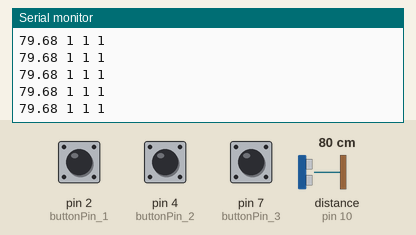
This sketch was run on a simulated Arduino Uno, built with avr-gcc and run on an emulated ATmega328P. Shown: the last lines printed to the serial monitor. Wiring (inferred from the names in the program): ultrasonic range finder: trigger pin 9; echo pin 10. The test bench sets the inputs (shaded band); at power-on: distance to the obstacle (sensor on pin 10) 80 cm, pin 2 (buttonPin_1) HIGH, pin 4 (buttonPin_2) HIGH, pin 7 (buttonPin_3) HIGH. The echo pulse lasts 58.3 µs per cm.

Above: at 1.2 s.
1.3 s: distance to the obstacle (sensor on pin 10) set to 2 cm
At 1.36 s:
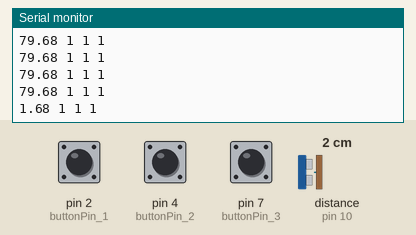
2.8 s: pin 2 (buttonPin_1) pulled LOW for 0.15 s
At 2.84 s:
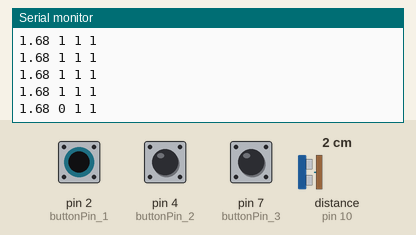
4.4 s: pin 4 (buttonPin_2) pulled LOW for 0.15 s
At 4.43 s:
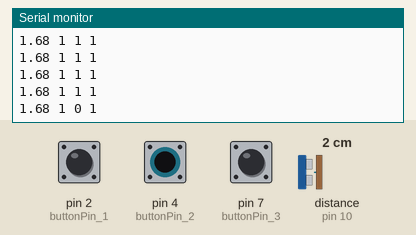
6.0 s: pin 7 (buttonPin_3) pulled LOW for 0.15 s
At 6.02 s:
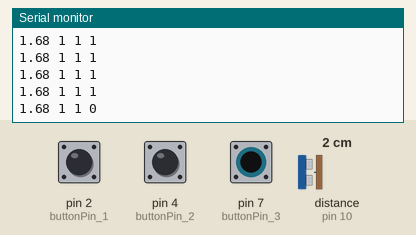
7.6 s: distance to the obstacle (sensor on pin 10) set to 4 cm
At 7.61 s:
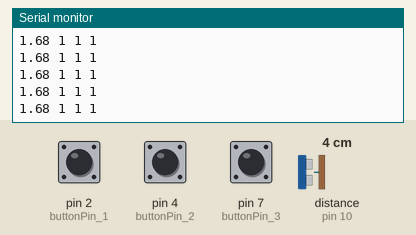
9.1 s: pin 2 (buttonPin_1) pulled LOW for 1 s
At 9.15 s:
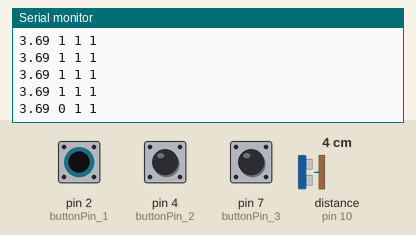
Timing chart, 0 to 12.1 s (numbered marks = the images above; inputs shaded):
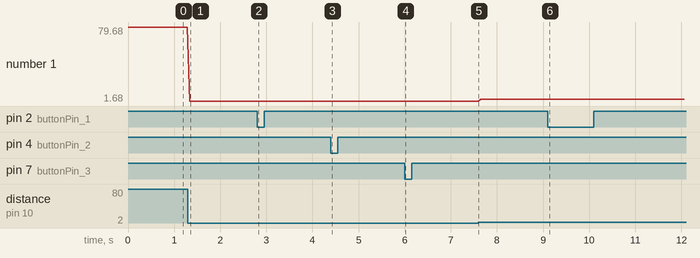

The sketch:

mouthpiece_arduino.ino
```cpp
// DISTANCE SENSOR //

// pin locations
const int trigPin = 9;
const int echoPin = 10;
// duration of pulse, distance measured
float duration, distance;

// BUTTON SENSOR //
const int buttonPin_1 = 2;
const int buttonPin_2 = 4;
const int buttonPin_3 = 7;

// (OTHER SENSORS) //


void setup() {
  // start serial connection
  Serial.begin(115200);

  // distance sensor initialization
	pinMode(trigPin, OUTPUT);
	pinMode(echoPin, INPUT);
  pinMode(buttonPin_1, INPUT_PULLUP);
  pinMode(buttonPin_2, INPUT_PULLUP);
  pinMode(buttonPin_3, INPUT_PULLUP);
}

void loop() {
  /*
  OUTPUT:
  [
  distance (cm)   - float (xx)x.xx  - control tremolo + other continuous variables
  button_1 (0/1)  - bool            - control activation/spectral freeze recording
  button_2 (0/1)  - bool            - control triggers (require 1sec press to move on, i.e. 10 straight "1")
  button_3 (0/1)  - bool            - control control spectral freeze playback
  ]
  */

  // instruction to send out pulse
  // NOTE: 10µsec electrical signal triggers 200 µsec transmitter pulse (8 cycles at 40k HZ)
  digitalWrite(trigPin, LOW);
	delayMicroseconds(2);
	digitalWrite(trigPin, HIGH);
	delayMicroseconds(10);
	digitalWrite(trigPin, LOW);
  // read pulse duration (µsec), calculate distance (in cm), send distance back
  duration = pulseIn(echoPin, HIGH);
  distance = (duration*.0343)/2;
  Serial.print(distance);
  Serial.print(" ");
  // read and print button state 1 (1 is pressed, 0 is not pressed)
  int buttonState_1 = digitalRead(buttonPin_1);
  if (buttonState_1 == LOW) {
    Serial.print(0);
  }
  else {
    Serial.print(1);
  };
  Serial.print(" ");

  // read and print button state 2 (1 is pressed, 0 is not pressed)
  int buttonState_2 = digitalRead(buttonPin_2);
  if (buttonState_2 == LOW) {
    Serial.print(0);
  }
  else {
    Serial.print(1);
  };
  Serial.print(" ");

  // read and print button state 3 (1 is pressed, 0 is not pressed)
  int buttonState_3 = digitalRead(buttonPin_3);
  if (buttonState_3 == LOW) {
    Serial.println(0);
  }
  else {
    Serial.println(1);
  };


  // delay (arbitrary)
  delay(50);
}
```

Measured:
- after the input at 1.3 s, the serial monitor: prints a new line at once (image 1)
- after the input at 2.8 s, the serial monitor: prints a new line at once (image 2)
- after the input at 4.4 s, the serial monitor: prints a new line at once (image 3)
- after the input at 6.0 s, the serial monitor: prints a new line at once (image 4)
- after the input at 9.1 s, the serial monitor: prints a new line at once (image 6)
- plotted number 1: 79.68 → 1.68 after the input at 1.3 s, 1.68 → 3.69 after the input at 7.6 s
